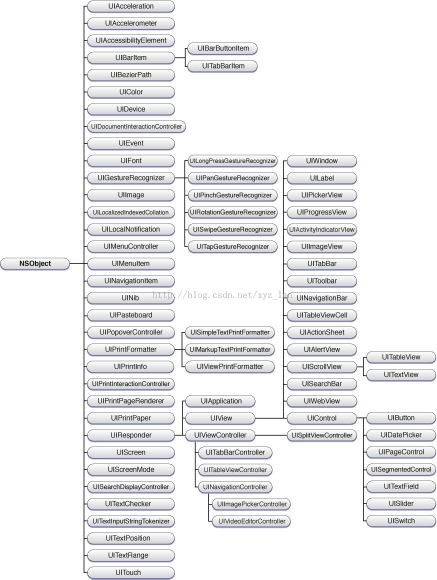
#> input picture test.jpg, 873 x 1159 px (shown at 1/2 size)
$ python Lesson19.py
#> lines starting #> are read from the running program, lines starting #| are printed output that depends on the picture
#!/usr/bin/env python3
# -*- coding: utf-8 -*-
# @Time    : 2019-05-31 15:28
# @Author  : zan
# @File    : Lesson19.py
# @Title   : 常用的三方模块

'Pillow'

from PIL import Image

# 打开一个jgp图像文件，注意是当前路径
im = Image.open('test.jpg')
#> im is the input picture: PIL image 873x1159 RGB; mean R, G, B 235.7, 235.9, 237.3
# 获得图像尺寸：
w, h = im.size
#> w = 873; h = 1159
print('Original image size: %sx%s' % (w, h))
#| Original image size: 873x1159
# 缩放到50%：
im.thumbnail((w//2, h//2))
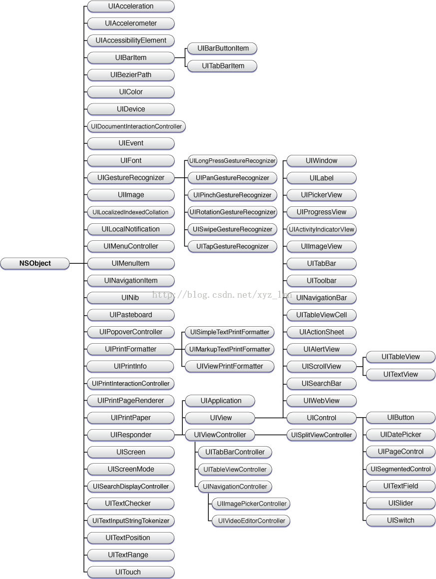
#> im: PIL image 436x579 RGB; mean R, G, B 235.6, 235.7, 237.2
print('Resize image to: %sx%s' % (w//2, h//2))
#| Resize image to: 436x579
# 把缩放后的图像用jpeg格式保存
im.save('thumbnail.jpg', 'jpeg')


from PIL import Image, ImageFilter

im = Image.open('img_home_ad.jpg')
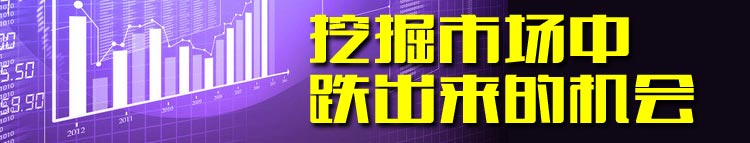
#> input picture img_home_ad.jpg, 750 x 143 px
#> im is the input picture: PIL image 750x143 RGB; mean R, G, B 130.7, 108.7, 114.3
# 应用模糊滤镜
im1 = im.filter(ImageFilter.BLUR)
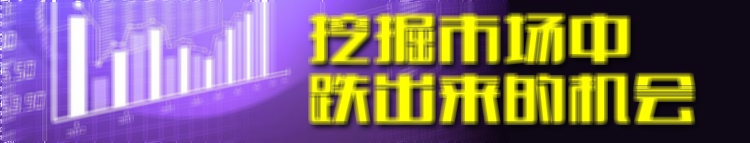
#> im1: PIL image 750x143 RGB; mean R, G, B 130.7, 108.7, 114.4
im1.save('blur.jpg', 'jpeg')


#生成字母验证码图片
from PIL import Image, ImageDraw, ImageFont, ImageFilter
import random

# 随机字母
def rndChar():
    return chr(random.randint(65, 90))

# 随机颜色1
def rndColor1():
    return (random.randint(64, 255), random.randint(64, 255), random.randint(64, 255))

def rndColor2():
    return (random.randint(32, 127), random.randint(32, 127), random.randint(32, 127))

# 240 x 60
width = 60 * 4
height = 60
image = Image.new('RGB', (width, height), (255, 255, 255))
#> image: PIL image 240x60 RGB; every value is 255
# 创建Font对象:
font = ImageFont.truetype('Arial.ttf', 36)
# 创建Draw对象:
draw = ImageDraw.Draw(image)
# 填充每个像素:
for x in range(width):
    for y in range(height):
        draw.point((x, y), fill=rndColor1())
# 输出文字:
for t in range(4):
    draw.text((60 * t + 10, 10), rndChar(), font=font, fill=rndColor2())
# 模糊:
image = image.filter(ImageFilter.BLUR)
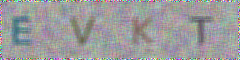
#> image: PIL image 240x60 RGB; mean R, G, B 156.1, 155.4, 156.5
image.save('code.jpg', 'jpeg')
